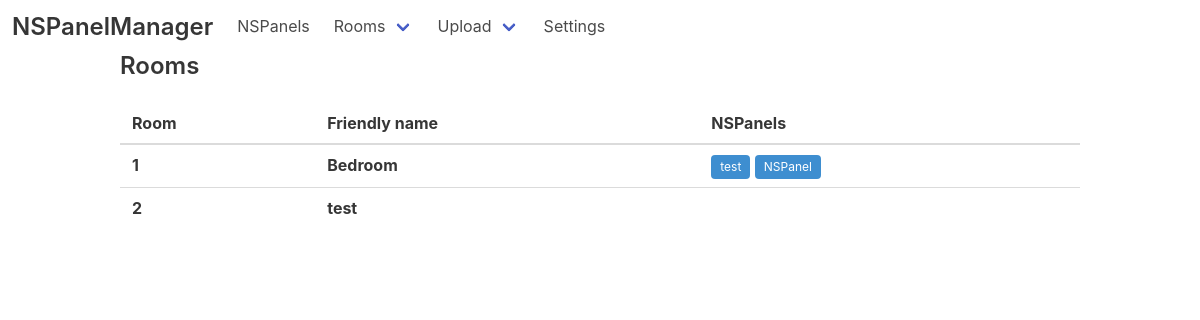
The page /rooms on the database as committed earlier.
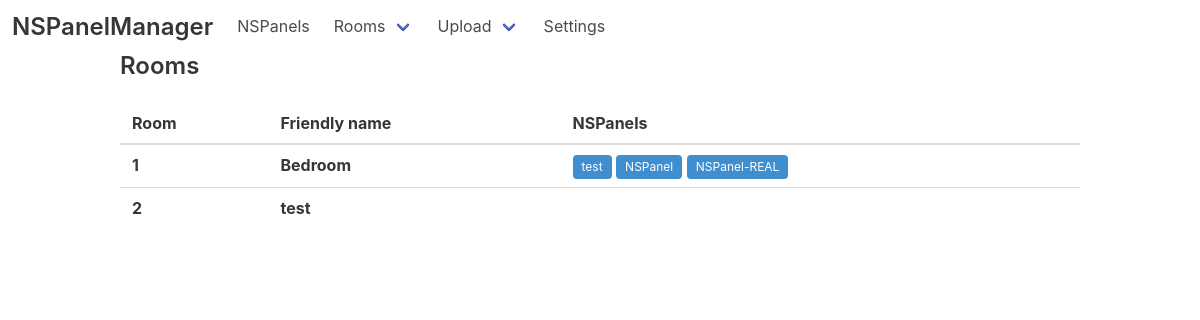
The same page on the database as committed later.
### web/models.py (models this page shows)
class Room(models.Model):
    friendly_name = models.CharField(max_length=30)

class NSPanel(models.Model):
    mac_address = models.CharField(max_length=17)
    friendly_name = models.CharField(max_length=100)
    last_seen = models.DateTimeField(default=django.utils.timezone.now)
    ip_address = models.CharField(max_length=15, default="")
    version = models.CharField(max_length=15, default="")
    room = models.ForeignKey(Room, on_delete=models.CASCADE)

### web/views.py (the view)
# urls.py: path('rooms', views.rooms, name='rooms'),
def rooms(request):
    return render(request, 'rooms.html', {'rooms': Room.objects.all()})

### web/templates/rooms.html
{% extends 'base.html' %}
{% block content %}
<h2 class="title is-4">Rooms</h2>
<table class="table is-fullwidth is-hoverable">
    <thead>
        <tr>
            <th>Room</th>
            <th>Friendly name</th>
            <th>NSPanels</th>
        </tr>
    </thead>
    <tbody>
        {% for room in rooms %}
        <tr>
            <th>{{ room.id }}</th>
            <th>{{ room.friendly_name }}</th>
            <td>
                {% for nspanel in room.nspanel_set.all %}
                <span class="tag is-info is-small">{{ nspanel.friendly_name }}</span>
                {% endfor %}
            </td>
        </tr>
        {% endfor %}
    </tbody>
</table>
{% endblock %}

Rows that differ between the two databases and show on the page:
added NSPanel: friendly_name "NSPanel-REAL", shown under Room "Bedroom"
